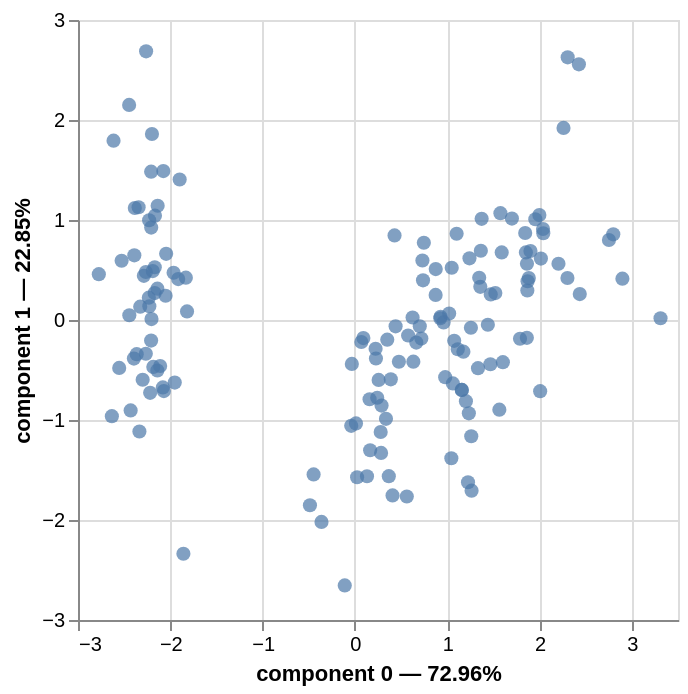

Notebook cell for this chart:
### Markdown cell above
## Représentation simultanée

Analyse conjointe des deux nuages (individus et variables)

### Code cell
pca.plot(
    iris,
    x_component=0,
    y_component=1,
    #color_rows_by='Species',
    show_row_markers=True,
    show_column_markers=True,
    show_row_labels=False,
    row_labels_column=None,  # for DataFrames with a MultiIndex
    show_column_labels=False
)

### Figure 1 — Vega-Lite specification as saved in the notebook (floating-point values rounded to 4 significant figures; data arrays with more than 128 entries replaced by an {"elided": "..."} marker saying what was removed)
{"config": {"view": {"continuousWidth": 300, "continuousHeight": 300}}, "layer": [{"data": {"name": "data-ef96d69574d94d6622b6f0f65bd9f594"}, "mark": {"type": "circle", "size": 50}, "encoding": {"tooltip": [{"field": "index", "type": "quantitative"}, {"field": "component 0", "type": "quantitative"}, {"field": "component 1", "type": "quantitative"}], "x": {"axis": {"title": "component 0 — 72.96%"}, "field": "component 0", "scale": {"zero": false}, "type": "quantitative"}, "y": {"axis": {"title": "component 1 — 22.85%"}, "field": "component 1", "scale": {"zero": false}, "type": "quantitative"}}, "name": "view_3"}, {"data": {"name": "data-78224b1eb3349779e885c259d2febc9a"}, "mark": {"type": "square", "color": "green", "size": 50}, "encoding": {"tooltip": [{"field": "variable", "type": "nominal"}], "x": {"field": "component 0", "scale": {"zero": false}, "type": "quantitative"}, "y": {"field": "component 1", "scale": {"zero": false}, "type": "quantitative"}}}], "params": [{"name": "param_3", "select": {"type": "interval", "encodings": ["x", "y"]}, "bind": "scales", "views": ["view_3"]}], "$schema": "https://vega.github.io/schema/vega-lite/v5.20.1.json", "datasets": {"data-ef96d69574d94d6622b6f0f65bd9f594": {"elided": "150 records"}, "data-78224b1eb3349779e885c259d2febc9a": [{"variable": "Sepal Length", "component 0": null, "component 1": null, "component 2": null, "component 3": null, "component PC1": null, "component PC2": null, "component PC3": null, "component PC4": null, "label": "Sepal Length"}, {"variable": "Sepal Width", "component 0": null, "component 1": null, "component 2": null, "component 3": null, "component PC1": null, "component PC2": null, "component PC3": null, "component PC4": null, "label": "Sepal Width"}, {"variable": "Petal Length", "component 0": null, "component 1": null, "component 2": null, "component 3": null, "component PC1": null, "component PC2": null, "component PC3": null, "component PC4": null, "label": "Petal Length"}, {"variable": "Petal Width", "component 0": null, "component 1": null, "component 2": null, "component 3": null, "component PC1": null, "component PC2": null, "component PC3": null, "component PC4": null, "label": "Petal Width"}]}}
